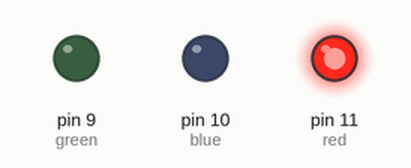
Recording of a sketch running on a simulated Arduino Uno, built with avr-gcc and run on an emulated ATmega328P. Shown: output pins drawn as LEDs (lit = HIGH).

Above: at 1.0 s.
At 5.0 s:
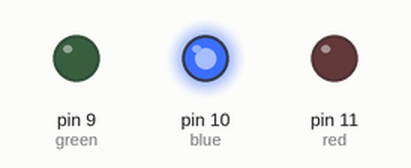
At 7.0 s:
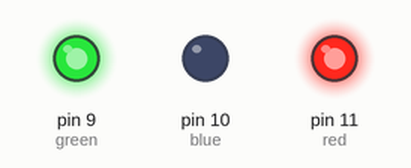
At 9.0 s:
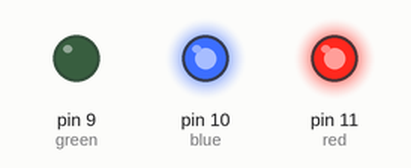
At 13.0 s:
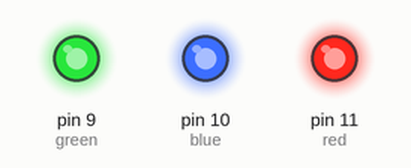
At 17.0 s:
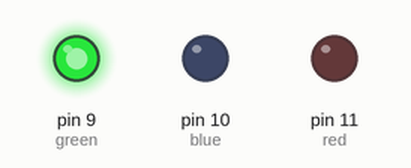
Timing chart, 0 to 18.2 s (numbered marks = the images above):
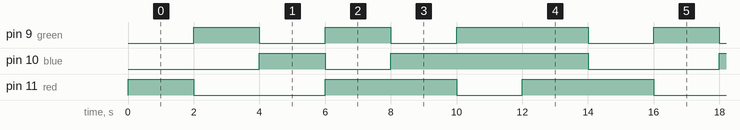

The sketch:

ejercicio3.ino
```cpp
#define red 11
#define blue 10
#define green 9

void setup()
{
  pinMode(red, OUTPUT);
  pinMode(blue, OUTPUT);
  pinMode(green, OUTPUT);
}

void loop()
{
  for(int i=0; i<=6; i++){
    setColor(i);
    delay(2000);
  }
}

void setColor(int numero) {
  switch(numero){
    case 0: //rojo
    	digitalWrite(red, HIGH);
    	digitalWrite(blue, LOW);
    	digitalWrite(green, LOW);
    	break;
    case 1: //verde
    	digitalWrite(red, LOW);
    	digitalWrite(blue, LOW);
    	digitalWrite(green, HIGH);
    	break;
    case 2: //azul
    	digitalWrite(red, LOW);
    	digitalWrite(blue, HIGH);
    	digitalWrite(green, LOW);
    	break;
    case 3: //amarillo
    	digitalWrite(red, HIGH);
    	digitalWrite(blue, LOW);
    	digitalWrite(green, HIGH);
    	break;
    case 4: //violeta
    	digitalWrite(red, HIGH);
    	digitalWrite(blue, HIGH);
    	digitalWrite(green, LOW);
    	break;
    case 5: //celeste
    	digitalWrite(red, LOW);
    	digitalWrite(blue, HIGH);
    	digitalWrite(green, HIGH);
    	break;
    case 6: //blanco
    	digitalWrite(red, HIGH);
    	digitalWrite(blue, HIGH);
    	digitalWrite(green, HIGH);
    	break;
    default: //rojo
    	digitalWrite(red, LOW);
    	digitalWrite(blue, LOW);
    	digitalWrite(green, LOW);
    	break;
  }
}
```

Measured:
- by itself, pin 9 (green): repeats every 14.0 s: LOW 2.0 s, HIGH 2.0 s, LOW 2.0 s, HIGH 4.0 s, LOW 2.0 s, HIGH 2.0 s
- by itself, pin 10 (blue): repeats every 14.0 s: LOW 2.0 s, HIGH 6.0 s, LOW 4.0 s, HIGH 2.0 s
- by itself, pin 11 (red): repeats every 14.0 s: LOW 4.0 s, HIGH 4.0 s, LOW 2.0 s, HIGH 4.0 s
